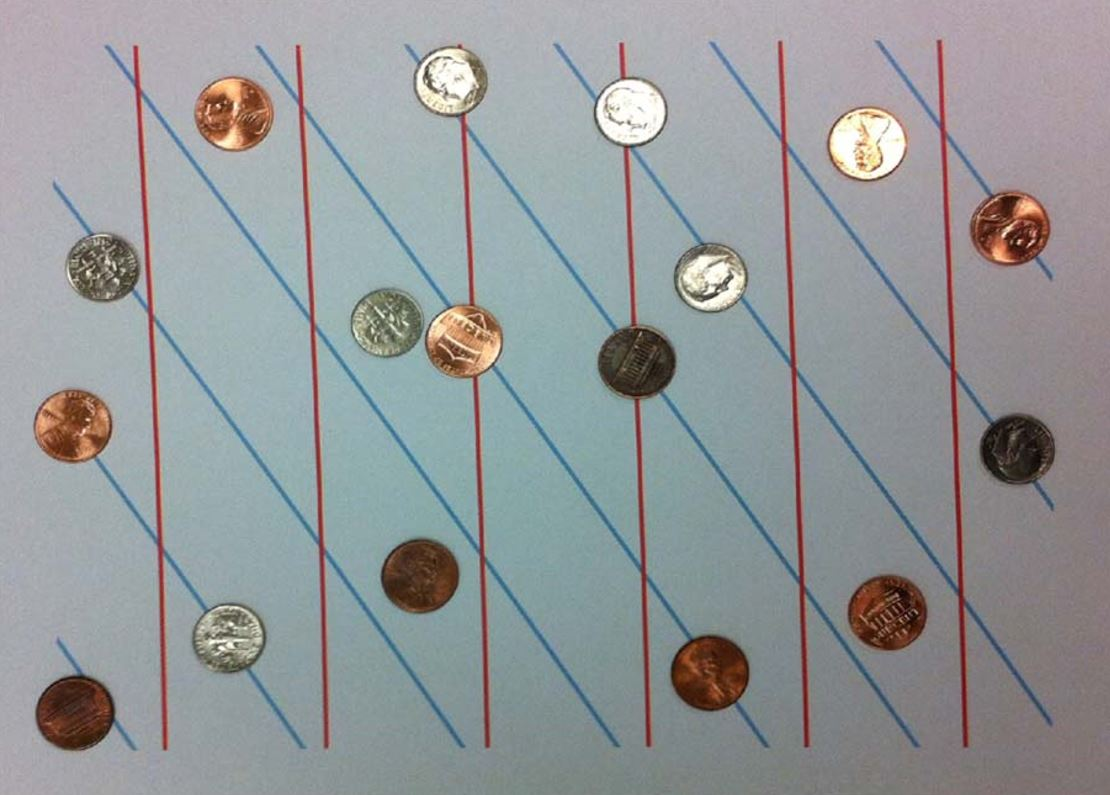
#> input picture HW5/resources/coins.jpg, 1110 x 795 px
$ jupyter execute Untitled.ipynb   (shell and % lines are left out)
#> lines starting #> are read from the running program, lines starting #| are printed output that depends on the picture; after the words box and inside, x2 and y2 are one past the last pixel; in counts of white or black regions, pixels touching at a corner belong together
[cell 1]
import numpy as np
import cv2 as cv
import matplotlib.pyplot as plt
from skimage import io, filters, feature

[cell 2]
image = cv.imread("resources/coins.jpg", cv.IMREAD_GRAYSCALE)
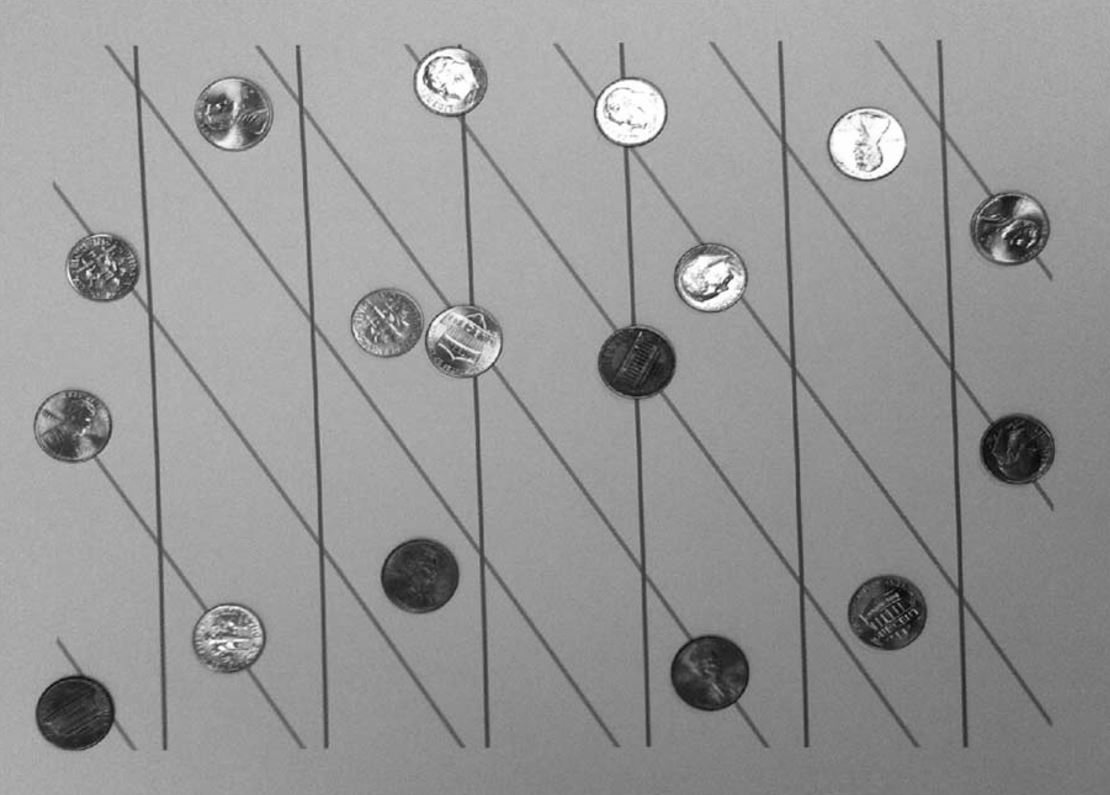
#> image: shape (795, 1110); min 2, max 255, mean 150.6

plt.imshow(image, cmap = "gray")

[cell 3]
# [28 lines left out: function Hough2, not called in this run]

[cell 4]
# [31 lines left out: function Hough, not called in this run]

[cell 5]
import cv2
import numpy as np

img = cv2.imread('resources/coins.jpg')
#> img is the input picture: shape (795, 1110, 3); mean B, G, R 153.4, 151.5, 147.9
gray = cv2.cvtColor(img,cv2.COLOR_BGR2GRAY)
edges = cv2.Canny(gray,50,150,apertureSize = 3)
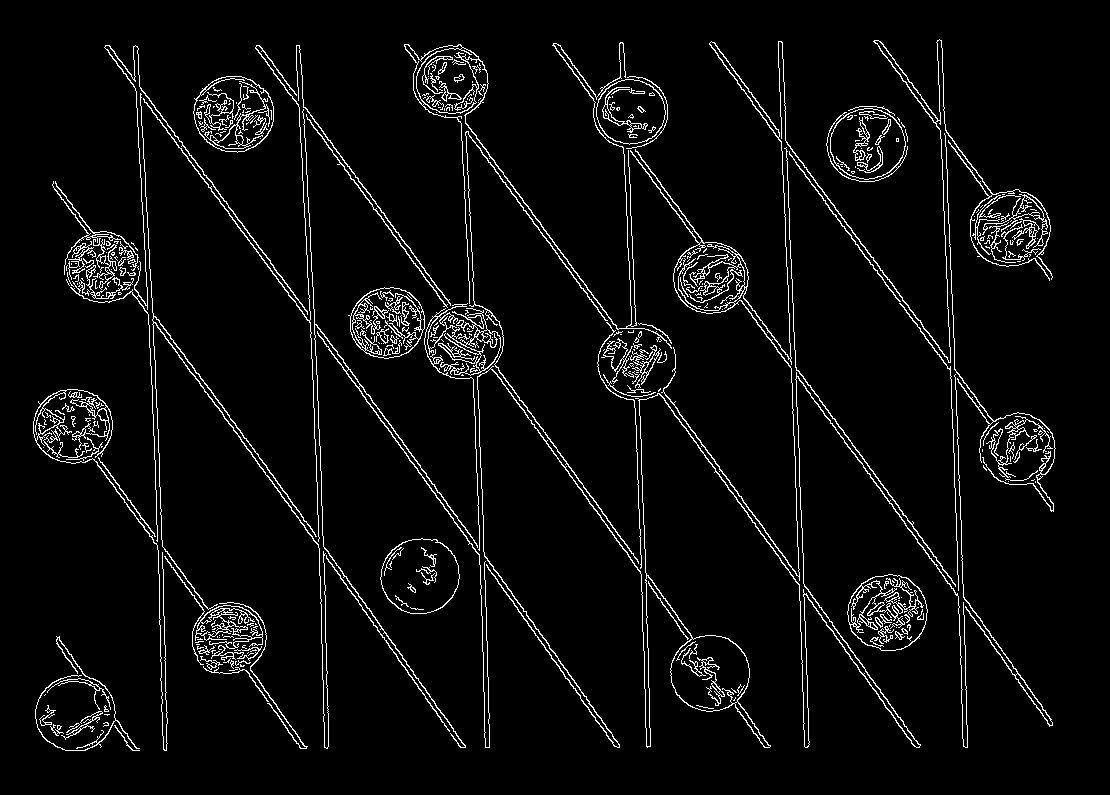
#> edges: shape (795, 1110); 4.7% white in thin lines or dots, all inside (x1, y1, x2, y2) = (33, 39, 1056, 751)

lines = cv2.HoughLines(edges,1,np.pi/180,170)
#> lines = 60 rows, first 8: [-302, 2.51], [-61, 2.51], [-306, 2.51], [-65, 2.51], [-424, 2.51], [-299, 3.11], [64, 2.51], [-428, 2.51]
#lines = Hough2(image, 180, 10)
for l in lines:
    theta = l[0][1]

    rho = l[0][0]
    a = np.cos(theta)
    b = np.sin(theta)
    x0 = a*rho
    y0 = b*rho
    x1 = int(x0 + 1000*(-b))
    y1 = int(y0 + 1000*(a))
    x2 = int(x0 - 1000*(-b))
    y2 = int(y0 - 1000*(a))

    cv2.line(img,(x1, y1),(x2,y2),(0,0,255),2)
#> this loop made 60 passes
#> (l, theta, rho, a, b, x0, y0, x1) on passes 1 to 10: ([[-302, 2.51]], 2.51, -302, -0.809, 0.588, 244.3, -177.5, -343), ([[-61, 2.51]], 2.51, -61, -0.809, 0.588, 49.35, -35.85, -538), ([[-306, 2.51]], 2.51, -306, -0.809, 0.588, 247.6, -179.9, -340), ([[-65, 2.51]], 2.51, -65, -0.809, 0.588, 52.59, -38.21, -535), ([[-424, 2.51]], 2.51, -424, -0.809, 0.588, 343, -249.2, -244), ([[-299, 3.11]], 3.11, -299, -0.999, 0.0349, 298.8, -10.43, 263), ([[64, 2.51]], 2.51, 64, -0.809, 0.588, -51.78, 37.62, -639), ([[-428, 2.51]], 2.51, -428, -0.809, 0.588, 346.3, -251.6, -241), ([[-778, 3.11]], 3.11, -778, -0.999, 0.0349, 777.5, -27.15, 742), ([[-131, 3.09]], 3.09, -131, -0.999, 0.0523, 130.8, -6.86, 78)
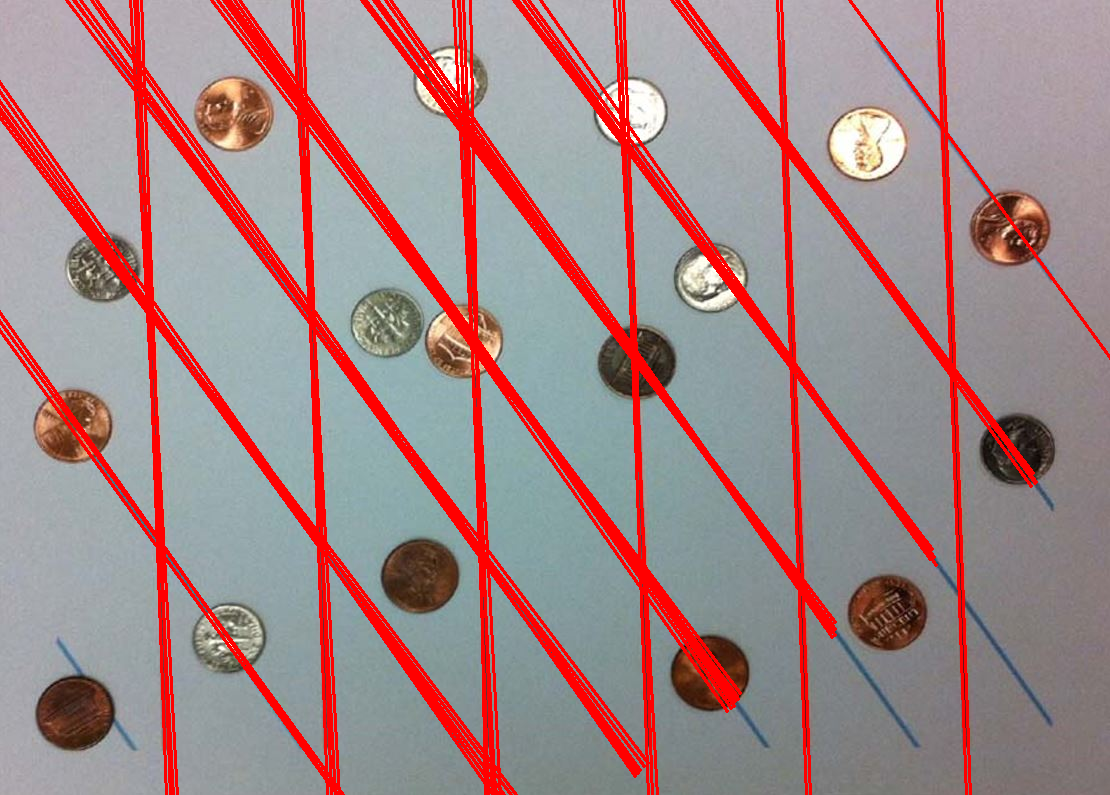
#> img: shape (795, 1110, 3); 12.17% of pixels changed, all inside (x1, y1, x2, y2) = (0, 0, 1110, 795)

plt.imshow(img, cmap = "gray")
cv2.imwrite('houghlines3.jpg',img)
#> Out = True

[cell 6]
lines
#> Out has the same summary as lines

[cell 7]
edges_sobel = filters.sobel(image)
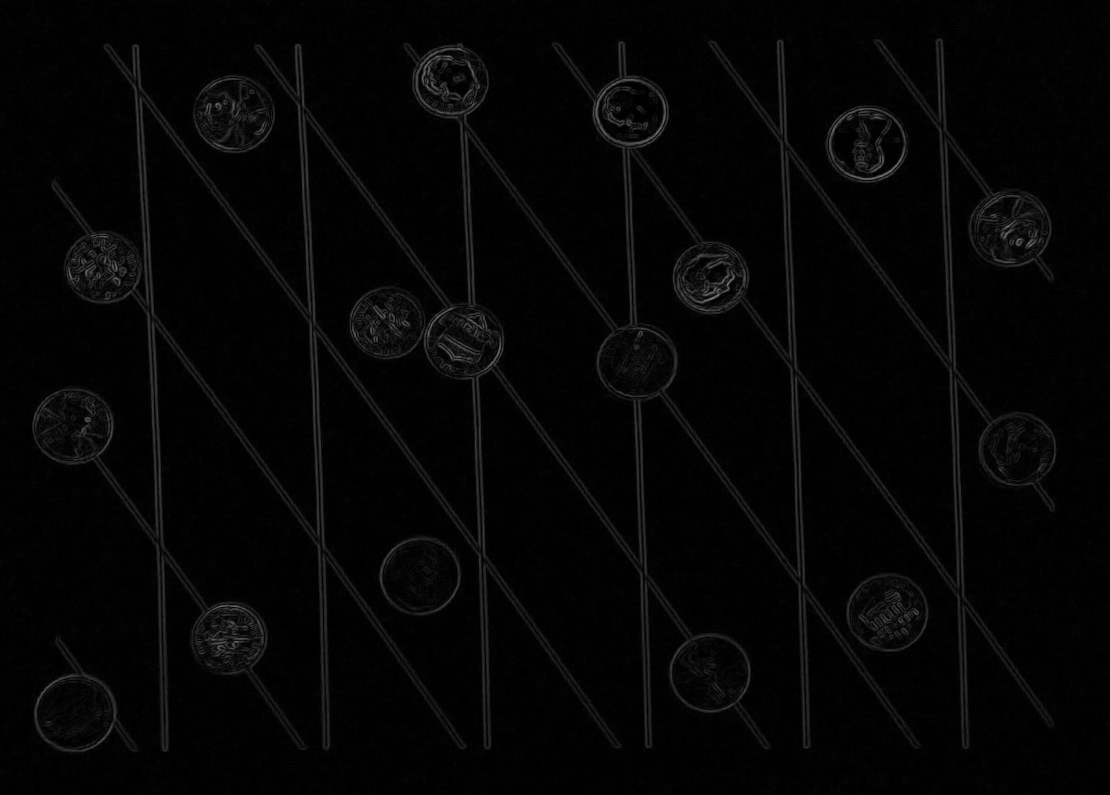
#> edges_sobel: shape (795, 1110) float64; min 0, max 0.514, mean 0.021
edges_roberts = filters.roberts(image)
edges_prewitt = filters.prewitt(image)

[cell 8]
edges = cv.Canny(image, 100, 200)
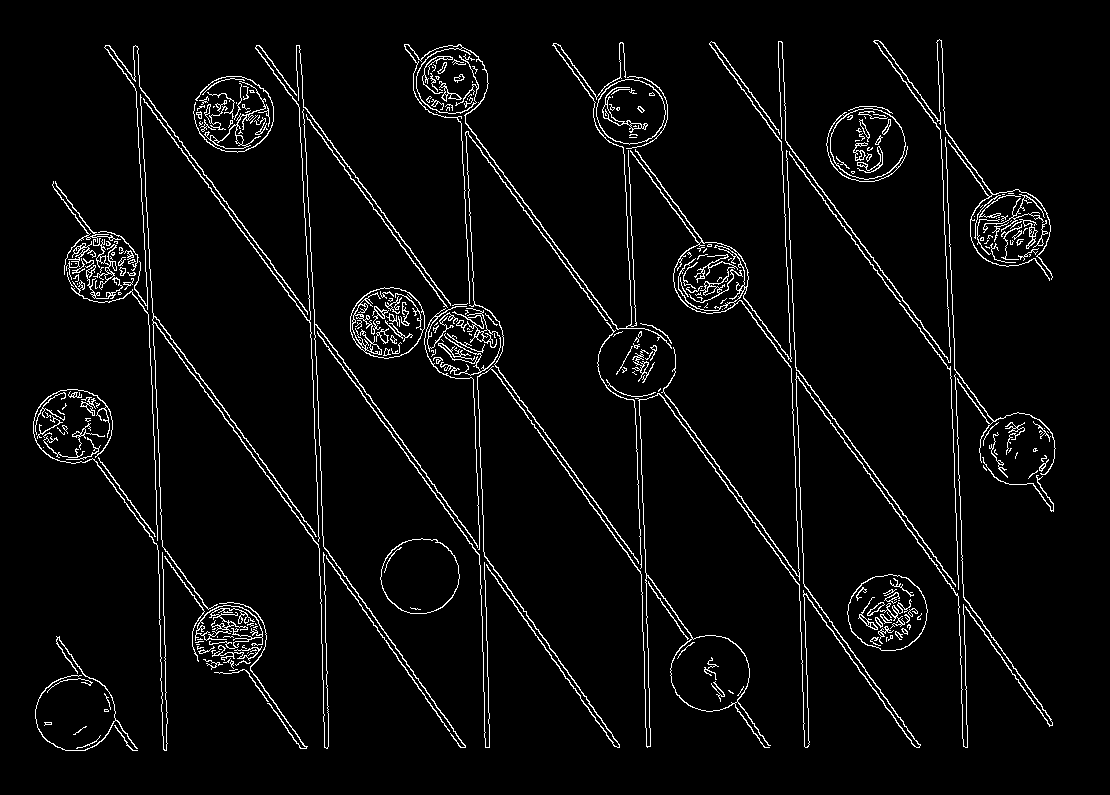
#> edges: shape (795, 1110); 4.2% white in thin lines or dots, all inside (x1, y1, x2, y2) = (33, 39, 1056, 751)
print(np.unique(edges, return_counts = True))
#| (array([  0, 255], dtype=uint8), array([845087,  37363]))
#_,bin_edge = cv.threshold(image, 128, 255, cv.THRESH_BINARY)
plt.imshow(edges, cmap = "gray")

$ run again, with HW5/resources/circles.jpg copied over HW5/resources/coins.jpg
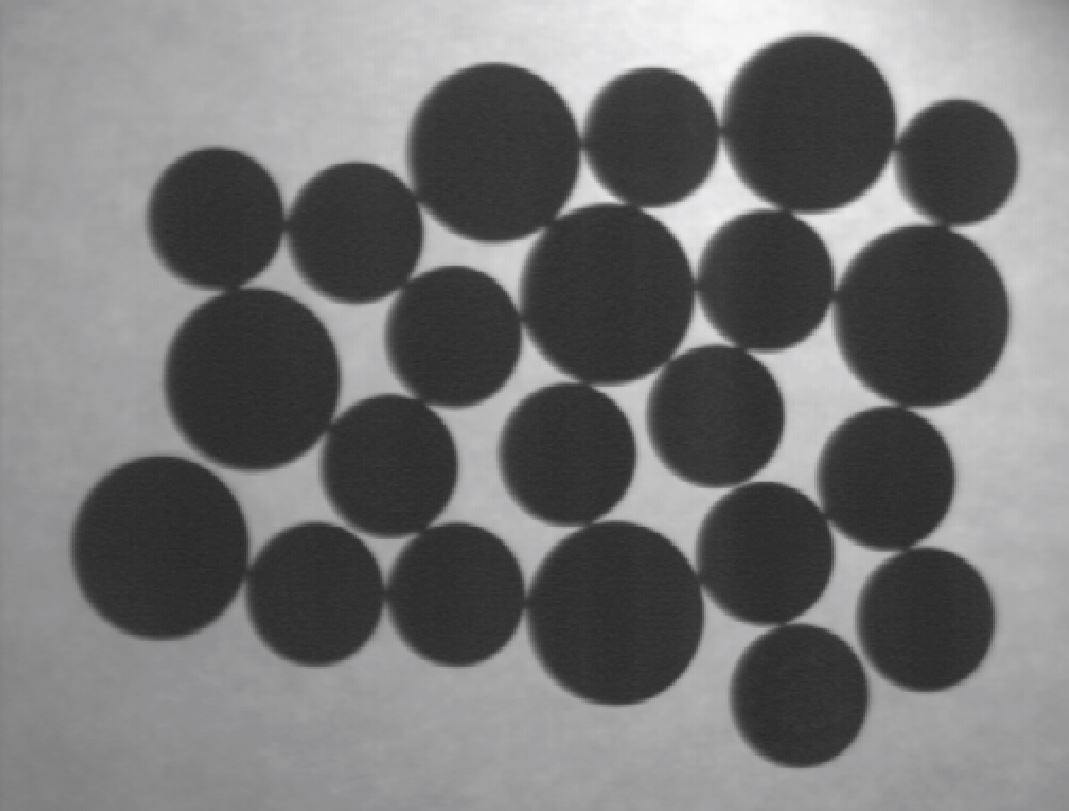
#> input picture HW5/resources/circles.jpg, 1069 x 811 px
#> img is the input picture: shape (811, 1069, 3); mean B, G, R 116.8, 116.7, 116.7
#> lines = [[526, 1.57]]
#> the loop `for l in lines:` made 1 pass
#> (l, theta, rho, a, b, x0, y0, x1) on pass 1: ([[526, 1.57]], 1.57, 526, -4.37e-08, 1, -2.3e-05, 526, -1000)
#> after the loop `for l in lines:`:
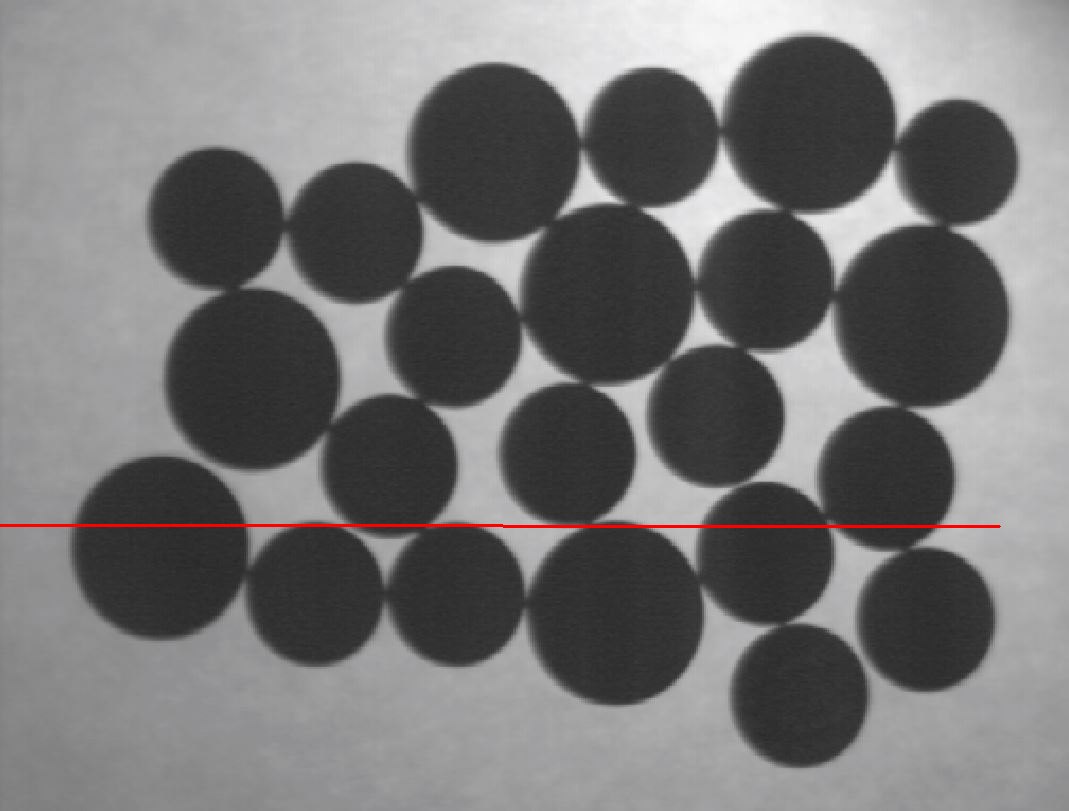
#> img: shape (811, 1069, 3); 0.35% of pixels changed, all inside (x1, y1, x2, y2) = (0, 524, 1001, 528)
#> `cv2.imwrite('houghlines3.jpg',img)`: Out = True
#> `lines`: Out = [[526, 1.57]]
#> `edges = cv.Canny(image, 100, 200)`:
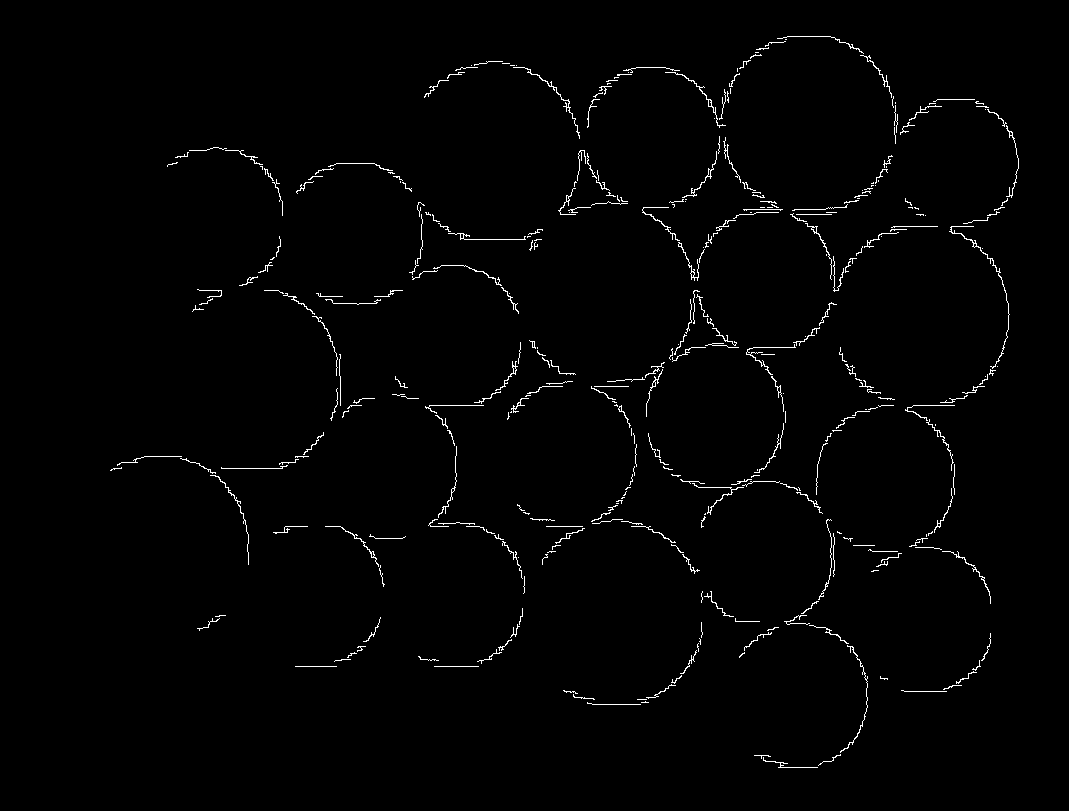
#> edges: shape (811, 1069); 1.3% white in thin lines or dots, all inside (x1, y1, x2, y2) = (110, 36, 1019, 768)
#| (array([  0, 255], dtype=uint8), array([855694,  11265]))
